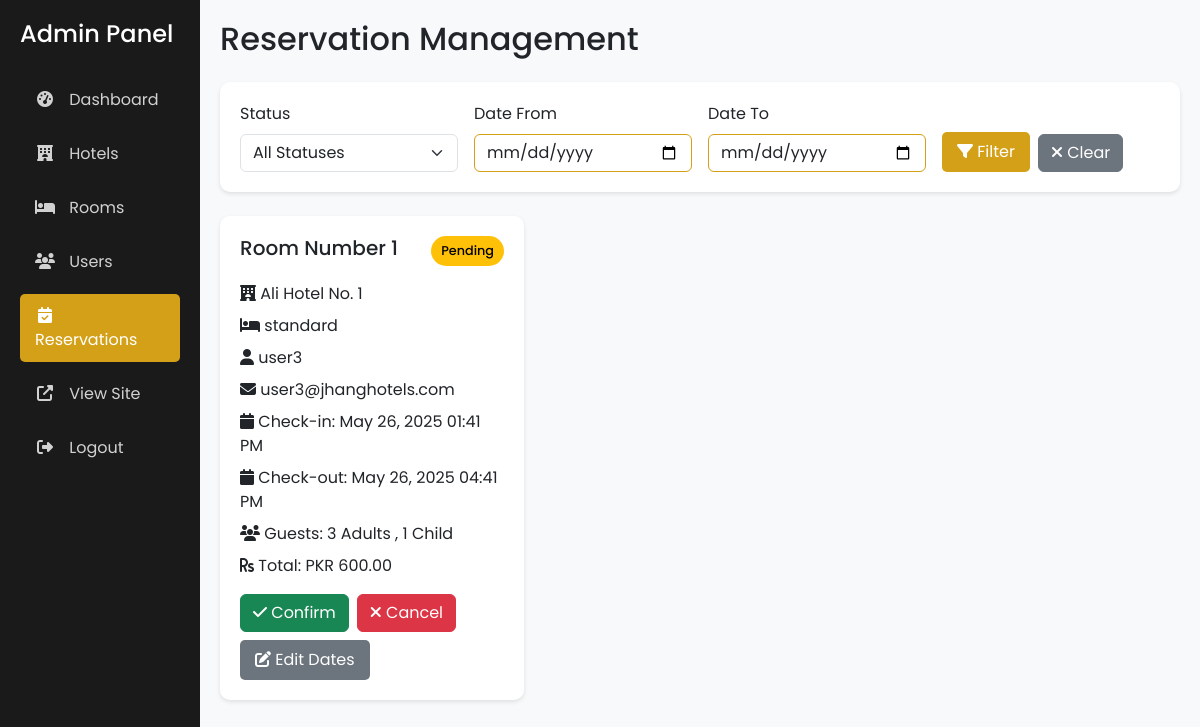
Screenshot of /admin/reservations.php (signed in) with the database file from the repository.
### tables this page shows
CREATE TABLE `bookings` (
  `id` int(11) NOT NULL,
  `user_id` int(11) NOT NULL,
  `hotel_id` int(11) NOT NULL,
  `room_id` int(11) NOT NULL,
  `check_in_date` datetime NOT NULL,
  `check_out_date` datetime NOT NULL,
  `adults` int(11) NOT NULL,
  `children` int(11) NOT NULL,
  `total_price` decimal(10,2) NOT NULL,
  `booking_status` enum('pending','confirmed','cancelled') DEFAULT 'pending',
  `created_at` timestamp NOT NULL DEFAULT current_timestamp(),
  `status` varchar(20) DEFAULT 'pending',
  `check_in` datetime DEFAULT NULL,
  `check_out` datetime DEFAULT NULL
);

CREATE TABLE `hotels` (
  `id` int(11) NOT NULL,
  `name` varchar(100) NOT NULL,
  `description` text DEFAULT NULL,
  `address` text NOT NULL,
  `city` varchar(50) NOT NULL,
  `phone` varchar(20) DEFAULT NULL,
  `email` varchar(100) DEFAULT NULL,
  `website` varchar(100) DEFAULT NULL,
  `image_url` varchar(255) DEFAULT NULL,
  `created_at` timestamp NOT NULL DEFAULT current_timestamp(),
  `updated_at` timestamp NOT NULL DEFAULT current_timestamp() ON UPDATE current_timestamp(),
  `vendor_id` int(11) NOT NULL
);

CREATE TABLE `rooms` (
  `id` int(11) NOT NULL,
  `hotel_id` int(11) NOT NULL,
  `room_type` enum('standard','deluxe','suite','presidential_suite') NOT NULL,
  `description` text DEFAULT NULL,
  `price_per_night` decimal(10,2) NOT NULL,
  `capacity` int(11) NOT NULL,
  `image_url` varchar(255) DEFAULT NULL,
  `amenities` text DEFAULT NULL,
  `status` enum('available','booked','maintenance') DEFAULT 'available',
  `created_at` timestamp NOT NULL DEFAULT current_timestamp(),
  `updated_at` timestamp NOT NULL DEFAULT current_timestamp() ON UPDATE current_timestamp()
);

CREATE TABLE `users` (
  `id` int(11) NOT NULL,
  `username` varchar(50) NOT NULL,
  `email` varchar(100) NOT NULL,
  `password` varchar(255) NOT NULL,
  `role` enum('admin','user') DEFAULT 'user',
  `created_at` timestamp NOT NULL DEFAULT current_timestamp(),
  `first_name` varchar(50) NOT NULL,
  `last_name` varchar(50) NOT NULL,
  `phone` varchar(20) DEFAULT NULL,
  `address` text DEFAULT NULL,
  `vendor_id` int(11) NOT NULL DEFAULT 0
);

### admin/reservations.php (the view, shortened to what this page needs)
<?php
require_once '../config/database.php';
$user_id = isset($_GET['user_id']) ? (int)$_GET['user_id'] : null;
$sql = "SELECT b.*, h.name AS hotel_name, r.room_type, u.username, u.email
        FROM bookings b
        JOIN hotels h ON b.hotel_id = h.id
        JOIN rooms r ON b.room_id = r.id
        JOIN users u ON b.user_id = u.id
        WHERE h.vendor_id = ?";
$params = array($_SESSION['user_id']);
$types = "i";
if ($user_id !== null) {
    $sql .= " AND b.user_id = ?";
    $params[] = $user_id;
    $types .= "i";
    $user_sql = "SELECT username FROM users WHERE id = ? LIMIT 1";
    $user_stmt = mysqli_prepare($conn, $user_sql);
    mysqli_stmt_bind_param($user_stmt, "i", $user_id);
    mysqli_stmt_execute($user_stmt);
    $user_result = mysqli_stmt_get_result($user_stmt);
    $user_row = mysqli_fetch_assoc($user_result);
    $username_filter = $user_row ? " for " . htmlspecialchars($user_row['username']) : '';
    mysqli_stmt_close($user_stmt);
} else {
    $username_filter = '';
}
$sql .= " ORDER BY b.booking_status = 'pending' DESC, b.created_at DESC";
$stmt = mysqli_prepare($conn, $sql);
if (!empty($params)) {
    mysqli_stmt_bind_param($stmt, $types, ...$params);
}
mysqli_stmt_execute($stmt);
$bookings = mysqli_stmt_get_result($stmt);
?>
<!DOCTYPE html>
<html lang="en">
<head>
    <link href="https://cdn.jsdelivr.net/npm/bootstrap@5.3.0/dist/css/bootstrap.min.css" rel="stylesheet">
    <link rel="stylesheet" href="https://cdnjs.cloudflare.com/ajax/libs/font-awesome/6.4.2/css/all.min.css">
</head>
<body>
    <div class="container-fluid">
        <div class="row">
            <div class="col-md-3 col-lg-2 sidebar">
                <h4 class="mb-4">Admin Panel</h4>
                <nav class="nav flex-column">
                    <a class="nav-link" href="dashboard.php">
                        <i class="fas fa-tachometer-alt"></i> Dashboard
                    </a>
                    <a class="nav-link" href="hotels.php">
                        <i class="fas fa-hotel"></i> Hotels
                    </a>
                    <a class="nav-link" href="rooms.php">
                        <i class="fas fa-bed"></i> Rooms
                    </a>
                    <a class="nav-link" href="users.php">
                        <i class="fas fa-users"></i> Users
                    </a>
                    <a class="nav-link active" href="reservations.php">
                        <i class="fas fa-calendar-check"></i> Reservations
                    </a>
                    <a class="nav-link" href="../index.php" target="_blank">
                        <i class="fas fa-external-link-alt"></i> View Site
                    </a>
                    <a class="nav-link" href="../logout.php">
                        <i class="fas fa-sign-out-alt"></i> Logout
                    </a>
                </nav>
            </div>
            <div class="col-md-9 col-lg-10 main-content">
                <h2 class="mb-4">Reservation Management<?php echo $username_filter; ?></h2>
                <div class="filter-section mb-4">
                    <form method="GET" class="row g-3">
                        <div class="col-md-3">
                            <label for="status" class="form-label">Status</label>
                            <select class="form-select" id="status" name="status">
                                <option value="">All Statuses</option>
                            </select>
                        </div>
                        <div class="col-md-3">
                            <label for="date_from" class="form-label">Date From</label>
                            <input type="date" class="form-control" id="date_from" name="date_from"
                                   value="<?php echo isset($_GET['date_from']) ? htmlspecialchars($_GET['date_from']) : ''; ?>">
                        </div>
                        <div class="col-md-3">
                            <label for="date_to" class="form-label">Date To</label>
                            <input type="date" class="form-control" id="date_to" name="date_to"
                                   value="<?php echo isset($_GET['date_to']) ? htmlspecialchars($_GET['date_to']) : ''; ?>">
                        </div>
                        <div class="col-md-3 d-flex align-items-end">
                            <button type="submit" class="btn btn-custom me-2">
                                <i class="fas fa-filter"></i> Filter
                            </button>
                            <a href="reservations.php" class="btn btn-secondary">
                                <i class="fas fa-times"></i> Clear
                            </a>
                        </div>
                    </form>
                </div>
                <div class="row">
                    <?php while($booking = mysqli_fetch_assoc($bookings)): ?>
                        <div class="col-md-6 col-lg-4">
                            <div class="booking-card">
                                <div class="d-flex justify-content-between align-items-start mb-3">
                                    <h5 class="mb-0">Room Number <?php echo htmlspecialchars($booking['room_id']); ?></h5>
                                    <span class="status-badge status-<?php echo strtolower($booking['booking_status']); ?>">
                                        <?php echo ucfirst($booking['booking_status']); ?>
                                    </span>
                                </div>
                                <p class="mb-2">
                                    <i class="fas fa-hotel"></i>
                                    <?php echo htmlspecialchars($booking['hotel_name']); ?>
                                </p>
                                <p class="mb-2">
                                    <i class="fas fa-bed"></i>
                                    <?php echo htmlspecialchars($booking['room_type']); ?>
                                </p>
                                <p class="mb-2">
                                    <i class="fas fa-user"></i>
                                    <?php echo htmlspecialchars($booking['username']); ?>
                                </p>
                                <p class="mb-2">
                                    <i class="fas fa-envelope"></i>
                                    <?php echo htmlspecialchars($booking['email']); ?>
                                </p>
                                <p class="mb-2">
                                    <i class="fas fa-calendar"></i>
                                    Check-in: <?php echo date('M d, Y h:i A', strtotime($booking['check_in_date'])); ?>
                                </p>
                                <p class="mb-2">
                                    <i class="fas fa-calendar"></i>
                                    Check-out: <?php echo date('M d, Y h:i A', strtotime($booking['check_out_date'])); ?>
                                </p>
                                <p class="mb-2">
                                    <i class="fas fa-users"></i>
                                    Guests: <?php echo $booking['adults']; ?> Adult<?php echo $booking['adults'] > 1 ? 's' : ''; ?>
                                    <?php echo $booking['children'] > 0 ? ', ' . $booking['children'] . ' Child' . ($booking['children'] > 1 ? 'ren' : '') : ''; ?>
                                </p>
                                <p class="mb-3">
                                    <i class="fas fa-rupee-sign"></i>
                                    Total: PKR <?php echo number_format($booking['total_price'], 2); ?>
                                </p>
                                <div class="d-flex gap-2 flex-wrap">
                                    <?php if ($booking['booking_status'] === 'pending'): ?>
                                        <form method="POST" action="" class="d-inline">
                                            <button type="submit" name="update_status" class="btn btn-success">
                                                <i class="fas fa-check"></i> Confirm
                                            </button>
                                        </form>
                                        <form method="POST" action="" class="d-inline">
                                            <button type="submit" name="update_status" class="btn btn-danger">
                                                <i class="fas fa-times"></i> Cancel
                                            </button>
                                        </form>
                                    <?php endif; ?>
                                    <button type="button" class="btn btn-edit" data-bs-toggle="modal" data-bs-target="#editDatesModal<?php echo $booking['id']; ?>">
                                        <i class="fas fa-edit"></i> Edit Dates
                                    </button>
                                </div>
                            </div>
                        </div>
                    <?php endwhile; ?>
                </div>
            </div>
        </div>
    </div>
</body>
</html>

### admin/reservations.php (style rules this page uses)
body { font-family: 'Poppins', sans-serif; background-color: #f8f9fa; }
.sidebar { background: #1a1a1a; color: white; min-height: 100vh; padding: 20px; }
.sidebar .nav-link { color: rgba(255, 255, 255, 0.8); padding: 10px 15px; margin: 5px 0; border-radius: 5px; transition: all 0.3s; }
.sidebar .nav-link.active { background: #d4a017; color: white; }
.sidebar .nav-link i { margin-right: 10px; width: 20px; text-align: center; }
.main-content { padding: 20px; }
.booking-card { background: white; border-radius: 10px; padding: 20px; margin-bottom: 20px; box-shadow: 0 2px 4px rgba(0,0,0,0.1); transition: transform 0.3s; }
.status-badge { padding: 5px 10px; border-radius: 15px; font-size: 0.8rem; font-weight: 500; }
.status-pending { background-color: #ffc107; color: #000; }
.btn-custom { background-color: #d4a017; color: white; border: none; padding: 8px 15px; border-radius: 5px; transition: all 0.3s; }
.btn-edit { background-color: #6c757d; color: white; border: none; padding: 8px 15px; border-radius: 5px; transition: all 0.3s; }
.filter-section { background: white; border-radius: 10px; padding: 20px; margin-bottom: 20px; box-shadow: 0 2px 4px rgba(0,0,0,0.1); }
.form-control { border: 1px solid #d4a017; }

### rows the page displays
bookings: room "1", booking_status "Pending", hotel.name "Ali Hotel No. 1", room.room_type "standard", user.username "user3", user.email "user3@jhanghotels.com", check_in_date "May 26, 2025 01:41 PM", check_out_date "May 26, 2025 04:41 PM", adults "3", children "1", total_price "600.00"
